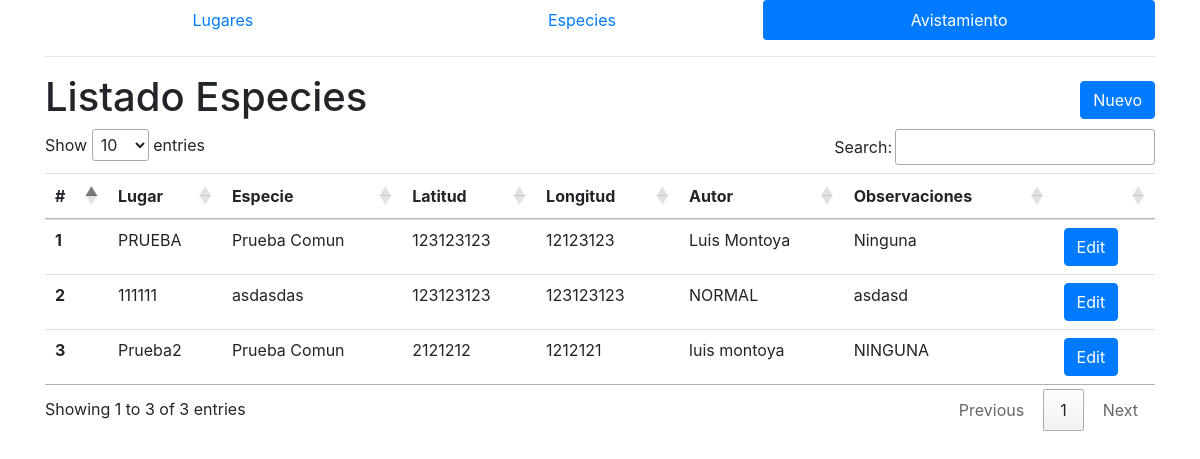
/avistamientos/, run on the app's committed database.
### avistamiento/models.py (models this page shows, shortened)
@python_2_unicode_compatible
class Avistamientos(models.Model):
    avistamientoLATITUD = models.CharField('Latitud',max_length=250)
    avistamientoLONGITUD = models.CharField('Longitud',max_length=250)
    avistamientoOBSERVACIONES = models.CharField('Observaciones',max_length=250)
    avistamientoAUTOR = models.CharField('Nombre de Autor',max_length=250)
    especieID = models.ForeignKey(Especies, verbose_name='Especie')
    lugarID = models.ForeignKey(Lugares, verbose_name='Lugar')
    class Meta:
        verbose_name = 'Avistamiento'
        verbose_name_plural = 'Avistamientos'

### geo/models.py (models this page shows)
@python_2_unicode_compatible
class Lugares(models.Model):
    lugarTITULO = models.CharField('Codigo',max_length=250)
    lugarALIAS = models.CharField('Nombre',max_length=250)
    departamentoID = models.ForeignKey(Departamentos, verbose_name='Departamento')
    def __str__(self):
        return self.lugarTITULO
    class Meta:
        verbose_name = 'Lugar'
        verbose_name_plural = 'Lugares'

### especies/models.py (models this page shows)
@python_2_unicode_compatible
class Especies(models.Model):
    especieNOMBRECOMUN = models.CharField('Nombre',max_length=250)
    especieNOMBRECIENTIFICO = models.CharField('Nombre Cientifico',max_length=250)
    especieFamiliaID = models.ForeignKey(EspeciesFamilias, verbose_name='EspecieFamilia')
    def __str__(self):
        return self.especieNOMBRECOMUN
    class Meta:
        verbose_name = 'Especie'
        verbose_name_plural = 'Especies'

### avistamiento/views.py (the view)
# urls.py: url(r'^avistamientos/$', AvistamientosList.as_view(), name='AvistamientosList'),
class AvistamientosList(ListView):
    model =  Avistamientos
    context_object_name = 'avistamientos'
    template_name = 'avistamientos/avistamientos_list.html'

### template/avistamientos/avistamientos_list.html (shortened to what this page needs)
{% extends "index.html" %}
{% load static from staticfiles %}
{% block link %}
<link rel="stylesheet" type="text/css" href="https://cdn.datatables.net/1.10.19/css/jquery.dataTables.css">
{% endblock %}
{% block contect %}
    <hr>
    <h1>Listado Especies
        <div class="float-right">
            <a type="button" class="btn btn-primary" href="{% url 'Avistamientos:AvistamientosAdd' %}" >Nuevo</a>
        </div>
    </h1>
    <table class="table" id="tableavistamiento">
          <thead>
            <tr>
              <th scope="col">#</th>
              <th scope="col">Lugar</th>
              <th scope="col">Especie</th>
              <th scope="col">Latitud</th>
              <th scope="col">Longitud</th>
              <th scope="col">Autor</th>
              <th scope="col">Observaciones</th>
              <th scope="col"></th>
            </tr>
          </thead>
          <tbody>
            {%for avistamiento in avistamientos %}
            <tr>
              <th scope="row">{{ avistamiento.id }}</th>
              <td>{{ avistamiento.lugarID }}</td>
              <td>{{ avistamiento.especieID }}</td>
              <td>{{ avistamiento.avistamientoLATITUD }}</td>
              <td>{{ avistamiento.avistamientoLONGITUD }}</td>
              <td>{{ avistamiento.avistamientoAUTOR }}</td>
              <td>{{ avistamiento.avistamientoOBSERVACIONES }}</td>
              <th><a type="button" class="btn btn-primary"href="{% url 'Avistamientos:AvistamientosEdit' avistamiento.pk %}" >Edit</a></th>
            </tr>
            {% endfor%}
          </tbody>
        </table>
{% endblock %}

### data on the page
Avistamientos: id "1", lugarID "PRUEBA", especieID "Prueba Comun", avistamientoLATITUD "123123123", avistamientoLONGITUD "12123123", avistamientoAUTOR "Luis Montoya", avistamientoOBSERVACIONES "Ninguna"
Avistamientos: id "2", lugarID "111111", especieID "asdasdas", avistamientoLATITUD "123123123", avistamientoLONGITUD "123123123", avistamientoAUTOR "NORMAL", avistamientoOBSERVACIONES "asdasd"
Avistamientos: id "3", lugarID "Prueba2", especieID "Prueba Comun", avistamientoLATITUD "2121212", avistamientoLONGITUD "1212121", avistamientoAUTOR "luis montoya", avistamientoOBSERVACIONES "NINGUNA"
